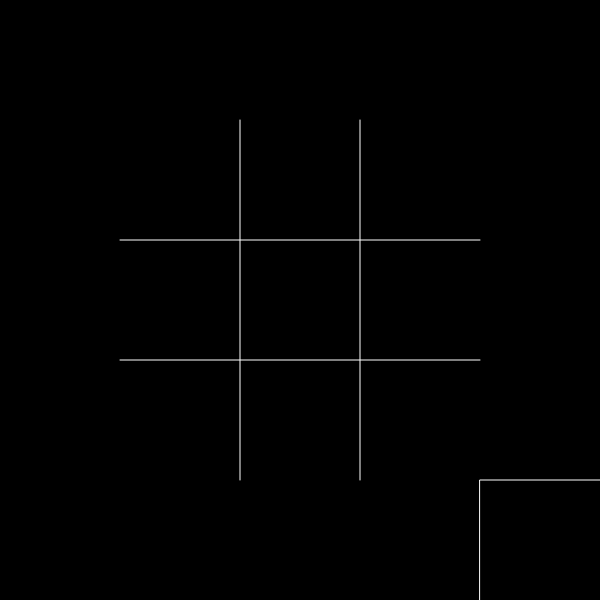
Frame 1 (no input)
Frame 60 (no input): identical to frame 1, image omitted
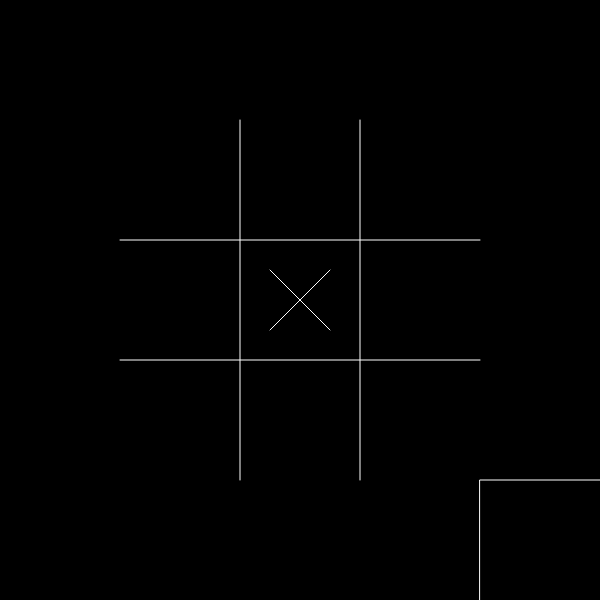
Frame 120 (the mouse pressed at the canvas centre since frame 60)

The p5.js sketch that drew these frames (run headless with seeded random() and noise() and a simulated clock; from frame 60 on, the mouse is pressed at the canvas centre):

// p5.js sketch
// ── sketch.js
let board;
let player = 0;
let finished = false;
let winner = 0;

function setup() {
  createCanvas(600, 600);
  create_board();
}

function draw() {
  background(0);
  draw_board();
  if (mouseX > Math.floor(4*width/5) && mouseY > Math.floor(4*height/5) && mouseX < width && mouseY < height) {
        fill(255,0,0);
  }
  rect(Math.floor(4*width/5),Math.floor(4*height/5),width,height);
  if (!finished && check_win()) {
    winner = check_win();
    finished = true;
  }
}

function create_board() {
  background(0);
  board = [];
  for (let i = 0; i < 3; i++) {
    board.push([]);
    for (let j = 0; j < 3; j++) {
      board[i].push(0);
    }
  }
}

function draw_board() {
  stroke(255);
  fill(0);
  line(Math.floor(2*width/5), Math.floor(height/5), Math.floor(2*width/5), Math.floor(4*height/5));
  line(Math.floor(3*width/5), Math.floor(height/5), Math.floor(3*width/5), Math.floor(4*height/5));
  line(Math.floor(width/5), Math.floor(2*height/5), Math.floor(4*width/5), Math.floor(2*height/5));
  line(Math.floor(width/5), Math.floor(3*height/5), Math.floor(4*width/5), Math.floor(3*height/5));
  for (let i = 0; i < 3; i++) {
    for (let j = 0; j < 3; j++) {
      if (board[i][j] == 1) {
        line(Math.floor((i+1.25)*width/5),Math.floor((j+1.25)*height/5),Math.floor((i+1.75)*width/5),Math.floor((j+1.75)*height/5));
        line(Math.floor((i+1.25)*width/5),Math.floor((j+1.75)*height/5),Math.floor((i+1.75)*width/5),Math.floor((j+1.25)*height/5));
      }
      else if (board[i][j] == 2) {
        ellipse(Math.floor((i+1.5)*width/5),Math.floor((j+1.5)*height/5),Math.floor(width/10),Math.floor(height/10));
      }
    }
  }
}

function mousePressed() {
  let i = Math.floor(mouseX/(width/5));
  let j = Math.floor(mouseY/(height/5));
  if (i == 4 && j == 4) {
    create_board();
    player = 0;
    finished = false;
    winner = 0;
  }
  if (finished) {
    return;
  }
  if (i == 0 || i == 4 || j == 0 || j == 4) {
    return;
  }
  i--;
  j--;
  if (board[i][j] != 0) {
    return;
  }
  board[i][j] = player+1;
  player = !player;
}

function check_win() {
  if (board[0][0] && board[0][0] == board[0][1] && board[0][0] == board[0][2]) {
    return board[0][0];
  }
  if (board[1][0] && board[1][0] == board[1][1] && board[1][0] == board[1][2]) {
    return board[1][0];
  }
  if (board[2][0] && board[2][0] == board[2][1] && board[2][0] == board[2][2]) {
    return board[2][0];
  }
  if (board[0][0] && board[0][0] == board[1][0] && board[0][0] == board[2][0]) {
    return board[0][0];
  }
  if (board[0][1] && board[0][1] == board[1][1] && board[0][1] == board[2][1]) {
    return board[0][1];
  }
  if (board[0][2] && board[0][2] == board[1][2] && board[0][2] == board[2][2]) {
    return board[0][2];
  }
  if (board[0][0] && board[0][0] == board[1][1] && board[0][0] == board[2][2]) {
    return board[0][0];
  }
  if (board[2][0] && board[2][0] == board[1][1] && board[2][0] == board[0][2]) {
    return board[2][0];
  }
  return 0;
}
